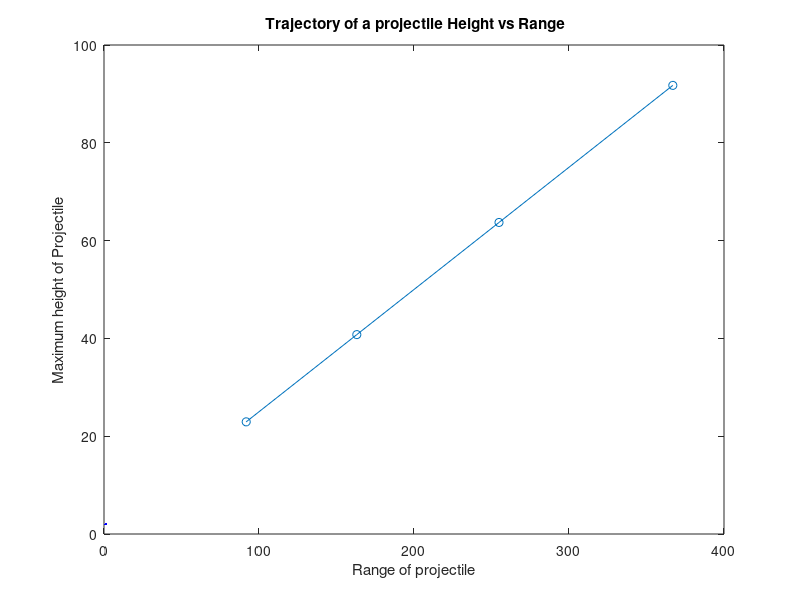

Source code (MATLAB):
% v=input('enter the velocity');
% angle=input('enter the angle');
% g=9.81;
% theta_rad=deg2rad(angle);
% vox=v*cos(theta_rad);
% voy=v*sin(theta_rad);
% R=(v*sin(2*theta_rad))/g;
% H=(voy^2)/2*g;
% x=vox*t;
% y=voy*t-((1/2)*g*t^2);
% fprintf('range of the projectile:%.2f meters\n',R);
% fprintf('max height of projectile:%.2f meters\n',H);
% figure;
% plot()


clc
clear
initial_velocity=[30 40 50 60];
launch_angle=45;
sin_value=(sin(pi/180*launch_angle));   %converting the degree to radians
%disp(sin_value)
g=9.81;                                 %gravitational value
max_height=[];
range=[];
for i=1:length(initial_velocity)
    max_height(end+1)=(initial_velocity(i)^2)*(sin_value^2)/(2*g);   %calculation of height
end
disp(max_height)
for j=1:length(initial_velocity)
    range(end+1)=initial_velocity(j)^2*2*sin_value^2/g;              %calculation of height
end
disp(range)
plot(range,max_height,'-o',LineWidth=2,Color='blue')
xlabel('Range of projectile');
ylabel('Maximum height of Projectile')
title(' Trajectory of a projectile Height vs Range')